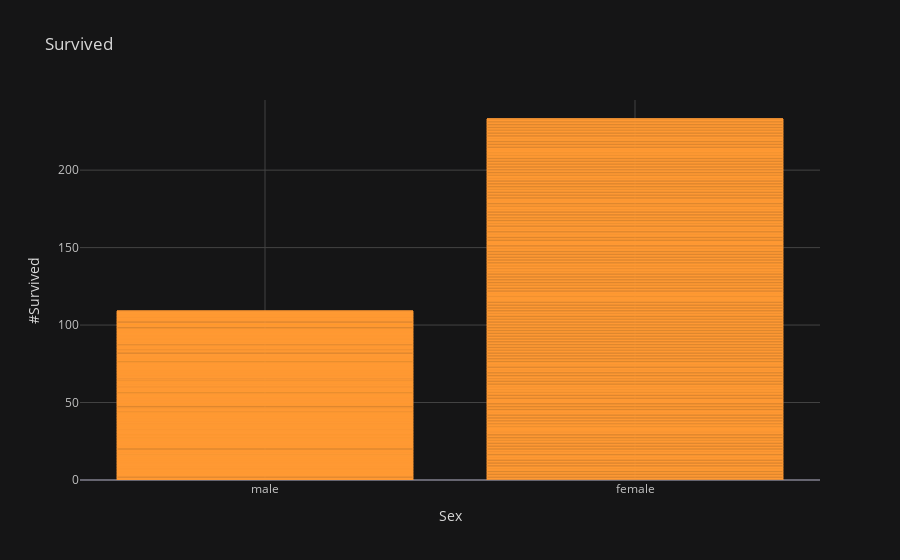

Source (notebook cell):
### Code cell
titanic.iplot(kind = 'bar', x = 'sex', y = 'survived', title = 'Survived', xTitle='Sex', yTitle='#Survived')

### Figure 1 — Plotly figure (JSON) as saved in the notebook; plotly's stock layout.template omitted (floating-point values rounded to 4 significant figures; data arrays with more than 128 entries replaced by an {"elided": "..."} marker saying what was removed)
{"data": [{"marker": {"color": "rgba(255, 153, 51, 0.6)", "line": {"color": "rgba(255, 153, 51, 1.0)", "width": 1}}, "name": "survived", "orientation": "v", "text": "", "type": "bar", "x": {"elided": "891 str values"}, "y": {"elided": "891 int values"}}], "layout": {"legend": {"bgcolor": "#151516", "font": {"color": "#D9D9D9"}}, "paper_bgcolor": "#151516", "plot_bgcolor": "#151516", "title": {"font": {"color": "#D9D9D9"}, "text": "Survived"}, "xaxis": {"gridcolor": "#434343", "showgrid": true, "tickfont": {"color": "#C2C2C2"}, "title": {"font": {"color": "#D9D9D9"}, "text": "Sex"}, "zerolinecolor": "#666570"}, "yaxis": {"gridcolor": "#434343", "showgrid": true, "tickfont": {"color": "#C2C2C2"}, "title": {"font": {"color": "#D9D9D9"}, "text": "#Survived"}, "zerolinecolor": "#666570"}}}
